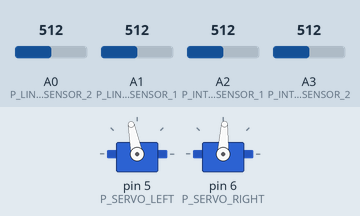
Bench run of a sketch on a simulated Arduino Uno, built with avr-gcc and run on an emulated ATmega328P. On the bench: 2 × servo. The inputs (shaded band) are chosen by the test bench; at power-on: A0 (P_LINE_SENSOR_2) = 512, A1 (P_LINE_SENSOR_1) = 512, A2 (P_INTERSECT_SENSOR_1) = 512, A3 (P_INTERSECT_SENSOR_2) = 512. What the sketch prints to the serial monitor is not drawn.

Above: at 3.2 s.
3.3 s: A0 (P_LINE_SENSOR_2) set to 716
At 3.9 s:
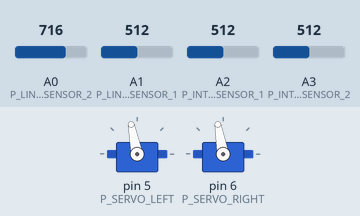
4.8 s: A1 (P_LINE_SENSOR_1) set to 170
At 6.0 s:
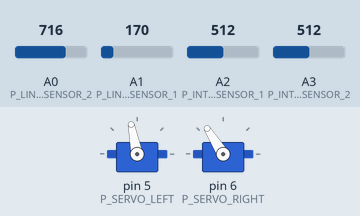
6.3 s: A0 (P_LINE_SENSOR_2) set to 170
At 7.3 s:
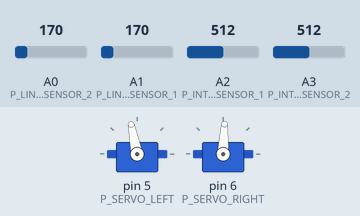
9.3 s: A1 (P_LINE_SENSOR_1) set to 190
At 9.7 s:
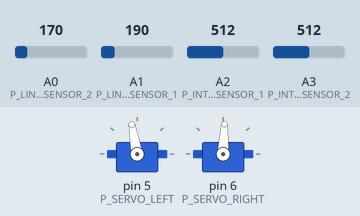
Timing chart, 0 to 12.3 s (numbered marks = the images above; inputs shaded):
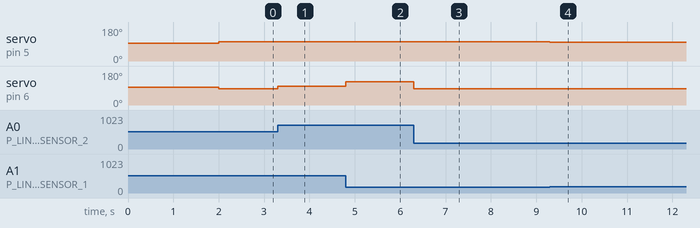

The sketch:

grid_follower.ino
```cpp
// Line following code
// ECE 3400 - Group 13

// Low level: 528
// High Level: 977

#include <Servo.h>

#include "debounce.h"
#include "debounce.c" //whaaaaaat


// Pin Definitions
#define P_LINE_SENSOR_1        A1
#define P_LINE_SENSOR_2        A0
#define P_INTERSECT_SENSOR_1   A2
#define P_INTERSECT_SENSOR_2   A3
#define P_SERVO_LEFT           5
#define P_SERVO_RIGHT          6

// Light Level Parameters
#define WHITE_VALUE            538  // 538
#define BLACK_VALUE            850
#define LIGHT_TOLERANCE        5

// Define servo tuning parameters
#define LEFT_MAX               180
#define RIGHT_MAX              180
#define LEFT_ZERO              94
#define RIGHT_ZERO             86

// Define operating states
#define FOLLOW_LINE            0
#define TURN_LEFT              1
#define TURN_RIGHT             2

// Turns
#define LEFT                   0
#define RIGHT                  1

char figure_8[] = { RIGHT, LEFT, LEFT, LEFT, LEFT, RIGHT, RIGHT, RIGHT };
char figure_8_index = 0;

unsigned long last_turn_start = 0;


Servo servo_left, servo_right;
int line_left_value = 0, line_right_value = 0;
char state = FOLLOW_LINE;

void setup() {
  Serial.begin(115200); // Begin UART Communication

  // Initialize servo variables
  servo_left.attach(P_SERVO_LEFT);
  servo_right.attach(P_SERVO_RIGHT);

  // Setup Line Sensor Inputs
  pinMode(INPUT, P_LINE_SENSOR_1);
  pinMode(INPUT, P_LINE_SENSOR_2);
  pinMode(INPUT, P_INTERSECT_SENSOR_1);
  pinMode(INPUT, P_INTERSECT_SENSOR_2);

  drive(LEFT_ZERO, RIGHT_ZERO);

  delay(2000);
}

int slowdown_left = 0, slowdown_right = 0;

void loop() {
  // Update readings from line sensors
  line_left_value = analogRead(P_LINE_SENSOR_1);  // 0-1023
  line_right_value = analogRead(P_LINE_SENSOR_2); // 0-1023


  // Sense intersections
   if ( analogRead(P_INTERSECT_SENSOR_1) > BLACK_VALUE - 40 )
     signal_condition(D_INTERSECT_1);
   else
     clear_condition(D_INTERSECT_1);

   if ( analogRead(P_INTERSECT_SENSOR_2) > BLACK_VALUE - 40 )
     signal_condition(D_INTERSECT_2);
   else
     clear_condition(D_INTERSECT_2_W);

   if ( analogRead(P_INTERSECT_SENSOR_1) < WHITE_VALUE + 30 )
     signal_condition(D_INTERSECT_1_W);
   else
     clear_condition(D_INTERSECT_1_W);

   if ( analogRead(P_INTERSECT_SENSOR_2) < WHITE_VALUE + 30 )
     signal_condition(D_INTERSECT_2_W);
   else
     clear_condition(D_INTERSECT_2_W);
  if (state == FOLLOW_LINE){


    // Line following adjustments
    if ( abs(line_left_value - line_right_value) < LIGHT_TOLERANCE ){
      // drive straight
      slowdown_left = slowdown_right = 0;
    }else if (line_left_value > line_right_value){
      // turn left
      slowdown_left = map(line_left_value-line_right_value, 0, BLACK_VALUE-WHITE_VALUE, 0, 20);
      slowdown_right = 0;
    }else if (line_left_value < line_right_value){
      // turn right
      slowdown_left = 0;
      slowdown_right = map(line_right_value-line_left_value, 0, BLACK_VALUE-WHITE_VALUE, 0, 20);
    }


   if ( poll_condition(D_INTERSECT_1, DEBOUNCE_MAXVAL)
          && poll_condition(D_INTERSECT_2, DEBOUNCE_MAXVAL) ){
      // intersection reached

      if ( millis() - last_turn_start > 2000 ){
        last_turn_start = millis();

        if (figure_8[figure_8_index] == LEFT){
          //Serial.println("I reached! Turning left");
          //Serial.println(analogRead(P_INTERSECT_SENSOR_2));
          state = TURN_LEFT;
        }else if (figure_8[figure_8_index] == RIGHT) {
          //Serial.println("I reached! Turning right");
          state = TURN_RIGHT;
        }

        figure_8_index++;
        if (figure_8_index > 7)
          figure_8_index = 0;
        Serial.print("NEW INDEX: ");
        Serial.println((int)figure_8_index);
      }
    }


  } else if (state == TURN_RIGHT){
    // Turn right until right intersection sensor sees white
    slowdown_left = 0;
    slowdown_right = 7;

    if ( millis() - last_turn_start > 1250 )
      state = FOLLOW_LINE;

  } else if (state == TURN_LEFT){

    // Turn right until right intersection sensor sees white
    slowdown_left = 7;
    slowdown_right = 0;

    if ( millis() - last_turn_start > 1250 )
      state = FOLLOW_LINE;
  }

  // Update the drive speeds
  drive(LEFT_ZERO+7-slowdown_left, RIGHT_ZERO+7-slowdown_right);

  // Print out readings
  Serial.print("L: ");
  Serial.print(analogRead(P_INTERSECT_SENSOR_1));
  Serial.print("  R: ");
  Serial.print(analogRead(P_INTERSECT_SENSOR_2));
  Serial.print("  D: ");
  Serial.println(abs(line_left_value - line_right_value));
}

void drive(int left, int right){
  servo_left.write(left);
  servo_right.write(180-right);
}
```

debounce.c
```cpp
#include "debounce.h"

char deb_array[DEBOUNCE_VARIABLES];

void signal_condition(char debounce_var){
  if (deb_array[debounce_var] < DEBOUNCE_MAXVAL)
    deb_array[debounce_var] += 1;
}

void clear_condition(char debounce_var){
  deb_array[debounce_var] = 0;
}

char poll_condition(char debounce_var, char target){
  return deb_array[debounce_var] >= target;
}
```

debounce.h
```cpp
#ifndef DEBOUNCE_H
#define DEBOUNCE_H

#define DEBOUNCE_VARIABLES 4
#define DEBOUNCE_MAXVAL    40

// Debounce variables
#define D_INTERSECT_1 0
#define D_INTERSECT_2 1
#define D_INTERSECT_1_W 2
#define D_INTERSECT_2_W 3


extern char deb_array[DEBOUNCE_VARIABLES];

void signal_condition(char debounce_var);
void clear_condition(char debounce_var);
char poll_condition(char debounce_var, char target);

#endif
```

Measured:
- after the input at 3.3 s, servo on pin 6 (P_SERVO_RIGHT): 87° → 100° at once
- after the input at 4.8 s, servo on pin 6 (P_SERVO_RIGHT): 100° → 122° at once
- after the input at 6.3 s, servo on pin 6 (P_SERVO_RIGHT): 122° → 87° at once
- after the input at 9.3 s, servo on pin 5 (P_SERVO_LEFT): 101° → 100° at once
